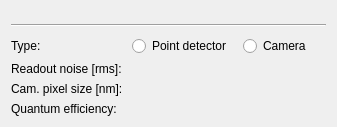
<?xml version="1.0" encoding="UTF-8"?>
<ui version="4.0">
 <class>Form</class>
 <widget class="QWidget" name="Form">
  <property name="geometry">
   <rect>
    <x>0</x>
    <y>0</y>
    <width>337</width>
    <height>127</height>
   </rect>
  </property>
  <property name="windowTitle">
   <string>Form</string>
  </property>
  <layout class="QVBoxLayout" name="verticalLayout_2">
   <property name="spacing">
    <number>9</number>
   </property>
   <item>
    <widget class="ConfigPanelWidget" name="configPanel" native="true"/>
   </item>
   <item>
    <widget class="Line" name="line">
     <property name="orientation">
      <enum>Qt::Horizontal</enum>
     </property>
    </widget>
   </item>
   <item>
    <layout class="QFormLayout" name="formLayout">
     <property name="fieldGrowthPolicy">
      <enum>QFormLayout::ExpandingFieldsGrow</enum>
     </property>
     <property name="labelAlignment">
      <set>Qt::AlignLeading|Qt::AlignLeft|Qt::AlignVCenter</set>
     </property>
     <property name="horizontalSpacing">
      <number>9</number>
     </property>
     <property name="verticalSpacing">
      <number>6</number>
     </property>
     <item row="1" column="1">
      <widget class="ExtendedFreeFloatBox" name="editReadoutNoise" native="true"/>
     </item>
     <item row="1" column="0">
      <widget class="QLabel" name="lblReadoutNoise">
       <property name="text">
        <string>Readout noise [rms]:</string>
       </property>
      </widget>
     </item>
     <item row="3" column="0">
      <widget class="QLabel" name="lblQuantumEfficiency">
       <property name="text">
        <string>Quantum efficiency:</string>
       </property>
      </widget>
     </item>
     <item row="3" column="1">
      <widget class="ExtendedFreeFloatBox" name="editQuantumEfficiency" native="true"/>
     </item>
     <item row="0" column="0">
      <widget class="QLabel" name="lblType">
       <property name="text">
        <string>Type:</string>
       </property>
      </widget>
     </item>
     <item row="0" column="1">
      <layout class="QHBoxLayout" name="horizontalLayout">
       <property name="spacing">
        <number>12</number>
       </property>
       <item>
        <widget class="QRadioButton" name="rdoPointDetector">
         <property name="text">
          <string>Point detector</string>
         </property>
        </widget>
       </item>
       <item>
        <widget class="QRadioButton" name="rdoCamera">
         <property name="text">
          <string>Camera</string>
         </property>
        </widget>
       </item>
      </layout>
     </item>
     <item row="2" column="0">
      <widget class="QLabel" name="lblCameraPixelSize">
       <property name="text">
        <string>Cam. pixel size [nm]:</string>
       </property>
      </widget>
     </item>
     <item row="2" column="1">
      <widget class="ExtendedFreeFloatBox" name="editCameraPixelSize" native="true"/>
     </item>
    </layout>
   </item>
  </layout>
 </widget>
 <customwidgets>
  <customwidget>
   <class>ConfigPanelWidget</class>
   <extends>QWidget</extends>
   <header>frcpredict.ui</header>
   <container>1</container>
  </customwidget>
  <customwidget>
   <class>ExtendedFreeFloatBox</class>
   <extends>QWidget</extends>
   <header>frcpredict.ui</header>
  </customwidget>
 </customwidgets>
 <tabstops>
  <tabstop>editReadoutNoise</tabstop>
  <tabstop>editQuantumEfficiency</tabstop>
 </tabstops>
 <resources/>
 <connections/>
</ui>
